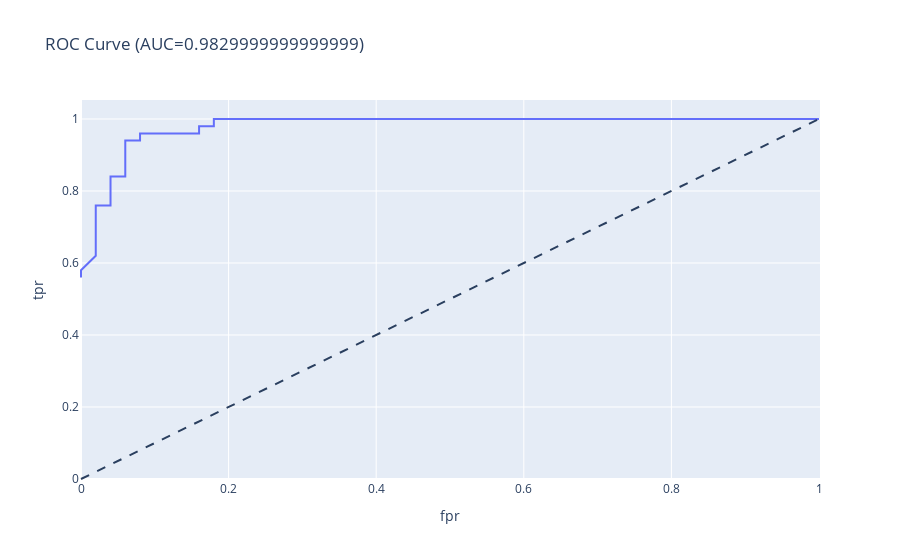

The code cell stored with this chart in its notebook:
### Code cell
naives_bayes(data, "Iris-versicolor", "Iris-virginica")

### Figure 1 — Plotly figure (JSON) as saved in the notebook; plotly's stock layout.template omitted (floating-point values rounded to 4 significant figures; data arrays with more than 128 entries replaced by an {"elided": "..."} marker saying what was removed)
{"data": [{"hovertemplate": "fpr=%{x}<br>tpr=%{y}<extra></extra>", "legendgroup": "", "line": {"color": "#636efa", "dash": "solid"}, "marker": {"symbol": "circle"}, "mode": "lines", "name": "", "orientation": "v", "showlegend": false, "type": "scatter", "x": {"elided": "300 float values"}, "xaxis": "x", "y": {"elided": "300 float values"}, "yaxis": "y"}], "layout": {"legend": {"tracegroupgap": 0}, "shapes": [{"line": {"dash": "dash"}, "type": "line", "x0": 0, "x1": 1, "y0": 0, "y1": 1}], "title": {"text": "ROC Curve (AUC=0.9829999999999999)"}, "xaxis": {"anchor": "y", "domain": [0, 1], "title": {"text": "fpr"}}, "yaxis": {"anchor": "x", "domain": [0, 1], "title": {"text": "tpr"}}}}
